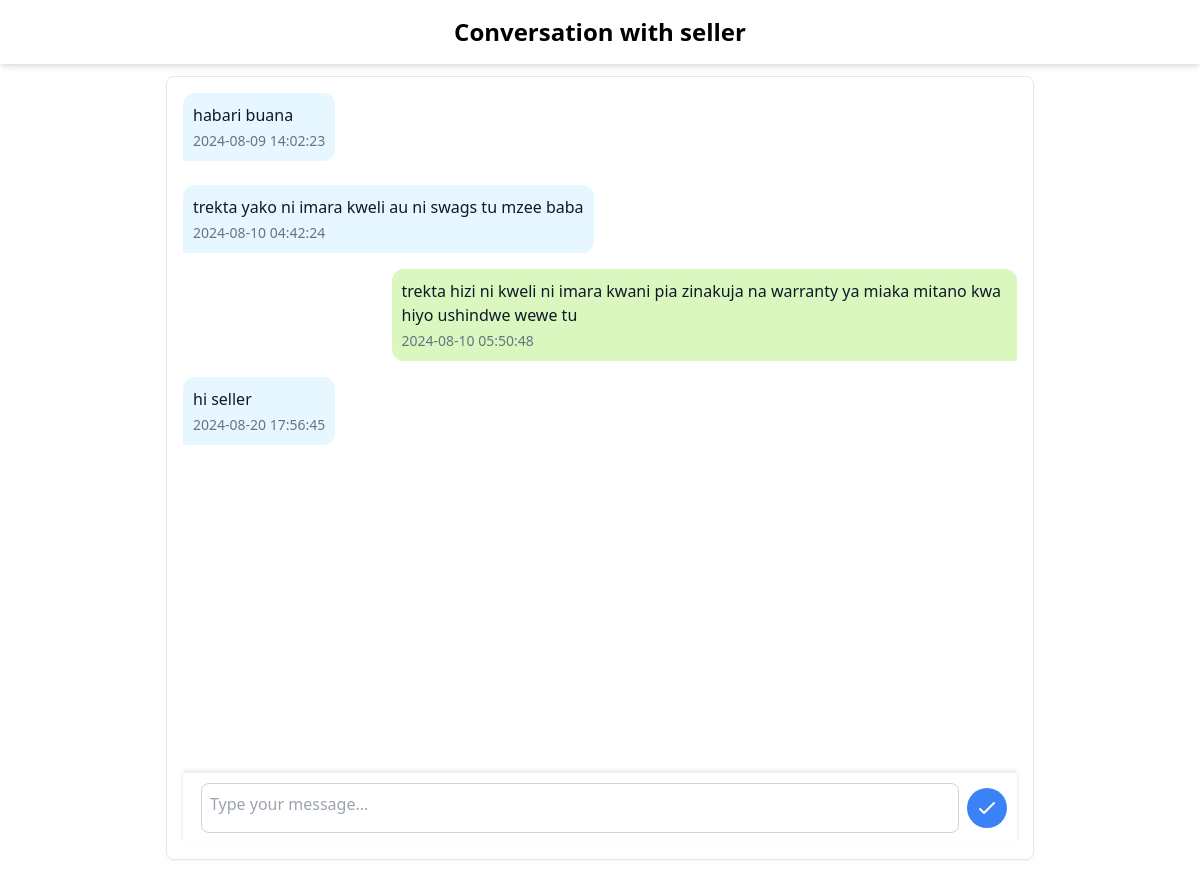
Screenshot of /chat_with_farmer_seller.php?seller_id=62&product_id=4 (signed in) with the database file from the repository.
### tables this page shows
CREATE TABLE `users` (
  `user_id` int(11) NOT NULL,
  `username` varchar(50) NOT NULL,
  `email` varchar(100) NOT NULL,
  `password_hash` varchar(255) NOT NULL,
  `registration_date` timestamp NOT NULL DEFAULT current_timestamp(),
  `role` enum('customer','farmer','seller','administrator') NOT NULL
);

CREATE TABLE `messages` (
  `message_id` int(11) NOT NULL,
  `message_content` text NOT NULL,
  `user_id` int(11) NOT NULL,
  `seller_farmer_id` int(11) NOT NULL,
  `product_id` int(11) NOT NULL,
  `timestamp` timestamp NOT NULL DEFAULT current_timestamp(),
  `role` enum('customer','seller','farmer') NOT NULL
);

### chat_with_farmer_seller.php (the view, shortened to what this page needs)
<?php
include("db_connection.php");
$seller_id = $product_id = $user_id = $fetched_role = null;
if ($_SERVER["REQUEST_METHOD"] == "GET" || $_SERVER["REQUEST_METHOD"] == "POST") {
    $seller_id = $_GET['seller_id'] ?? $_POST['seller_id'];
    $product_id = $_GET['product_id'] ?? $_POST['product_id'];
    $user_id = $_SESSION['user_id'];
    $get_role = "SELECT role FROM users WHERE user_id = $seller_id";
    $get_role_result = $conn->query($get_role);
    if ($get_role_result) {
        $fetched_seller_role = $get_role_result->fetch_assoc();
        $fetched_role = $fetched_seller_role['role'];
    } else {
        echo "Error: $conn->error";
        echo "<br> There was an error retrieving the seller/farmer role from the database.";
    }
}
$customer_messages = [];
$seller_farmer_messages = [];
$customer_query = "SELECT * FROM messages WHERE user_id = '$user_id' AND seller_farmer_id = '$seller_id' AND product_id = '$product_id' AND role = 'customer'";
$seller_farmer_query = "SELECT * FROM messages WHERE user_id = '$user_id' AND seller_farmer_id = '$seller_id' AND product_id = '$product_id' AND role = '$fetched_role'";
$customer_result = $conn->query($customer_query);
$seller_farmer_result = $conn->query($seller_farmer_query);
if ($customer_result) {
    while ($row = $customer_result->fetch_assoc()) {
        $customer_messages[] = $row;
    }
} else {
    echo "Error: $conn->error";
    echo "<br> There was an error fetching the customer messages.";
}
if ($seller_farmer_result) {
    while ($row = $seller_farmer_result->fetch_assoc()) {
        $seller_farmer_messages[] = $row;
    }
} else {
    echo "Error: $conn->error";
    echo "<br> There was an error fetching the seller/farmer messages.";
}
$all_messages = array_merge($customer_messages, $seller_farmer_messages);
usort($all_messages, function ($a, $b) {
    return strtotime($a['timestamp']) - strtotime($b['timestamp']);
});
?>
<!DOCTYPE html>
<html lang="en">
<head>
    <link href="https://cdn.jsdelivr.net/npm/tailwindcss@2.2.19/dist/tailwind.min.css" rel="stylesheet">
</head>
<body class="bg-[#FFF6F5] font-sans">
    <header class="header shadow-md py-4 px-6">
        <h1 class="text-2xl font-bold text-center">Conversation with <?php echo $fetched_role; ?></h1>
    </header>
    <div class="chat-container main-content">
        <main class="flex-grow p-4">
            <div class="bg-white border border-gray-200 rounded-lg shadow-sm p-4 flex flex-col h-full">
                <div class="message-scroll-container flex flex-col space-y-4">
                    <?php foreach ($all_messages as $message): ?>
                        <div class="message-container flex <?php echo $message['role']; ?>">
                            <div class="message-content flex flex-col">
                                <p class="text-gray-900"><?php echo $message['message_content']; ?></p>
                                <span class="text-gray-500 text-sm mt-1"><?php echo $message['timestamp']; ?></span>
                            </div>
                        </div>
                    <?php endforeach; ?>
                </div>
                <div class="message-box flex items-center space-x-2">
                    <form action="chat_with_farmer_seller.php" method="post" class="w-full flex items-center space-x-2">
                        <textarea name="message" id="message" class="w-full p-2 border border-gray-300 rounded-lg" placeholder="Type your message..."></textarea>
                        <button type="submit" class="bg-blue-500 text-white p-2 rounded-full hover:bg-blue-600 flex items-center justify-center">
                            <svg xmlns="http://www.w3.org/2000/svg" class="h-6 w-6" fill="none" viewBox="0 0 24 24" stroke="currentColor">
                                <path stroke-linecap="round" stroke-linejoin="round" stroke-width="2" d="M5 13l4 4L19 7" />
                            </svg>
                        </button>
                    </form>
                </div>
            </div>
        </main>
    </div>
</body>
</html>

### chat_with_farmer_seller.php (style rules this page uses)
.message-container { background-color: #f5f5f5; position: relative; max-width: 75%; padding: 10px; border-radius: 12px; margin-bottom: 8px; }
.message-container.customer { background-color: #e6f7ff; align-self: flex-start; border-bottom-left-radius: 0; }
.message-container.seller, .message-container.farmer { background-color: #d9f7be; align-self: flex-end; border-bottom-right-radius: 0; }
.message-box { position: relative; width: 100%; padding: 10px; background: white; box-shadow: 0 -2px 4px rgba(0, 0, 0, 0.1); }
.message-box textarea { resize: none; height: 50px; }
.chat-container { max-width: 75vw; margin: 0 auto; display: flex; flex-direction: column; height: 100vh; }
.message-scroll-container { overflow-y: auto; height: calc(100vh - 120px); }
.message-scroll-container { scrollbar-width: none; }
.header { position: fixed; top: 0; left: 0; width: 100%; background: white; z-index: 10; }
.main-content { padding-top: 60px; }

### rows the page displays
users: role "seller"
messages: message_content "habari buana", timestamp "2024-08-09 14:02:23"
messages: message_content "trekta yako ni imara kweli au ni swags tu mzee baba", timestamp "2024-08-10 04:42:24"
messages: message_content "trekta hizi ni kweli ni imara kwani pia zinakuja na warranty ya miaka mitano kwa hiyo ushindwe wewe tu", timestamp "2024-08-10 05:50:48"
messages: message_content "hi seller", timestamp "2024-08-20 17:56:45"
